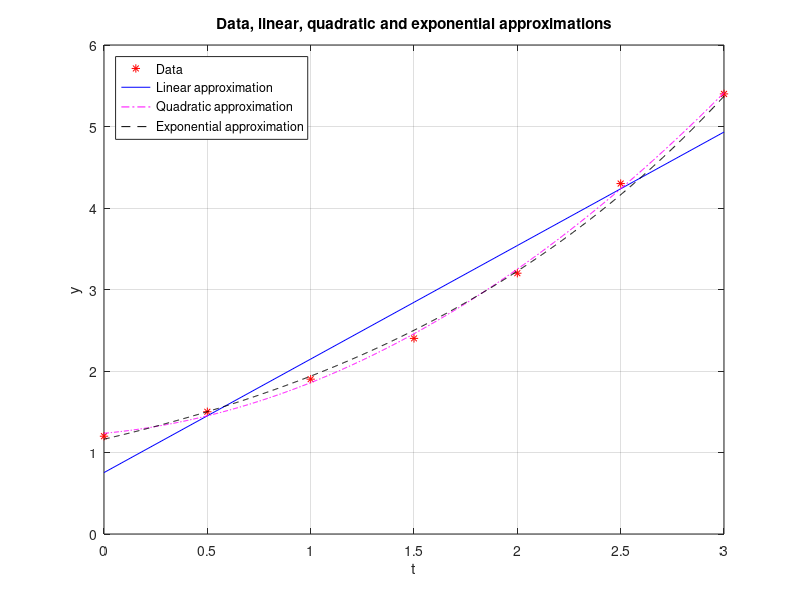

This chart was generated by the following MATLAB code:
% MATH2089: File = tut07q1sol.m
% Solutions to Numerical Methods laboratory Week 7, Question 1
% Least squares fit by linear, quadratic and exponential

close all
clear
format compact
format long

% Define data
tdat = [0:0.5:3];
ydat = [1.2 1.5 1.9 2.4 3.2 4.3 5.4];

% Force data to be column vectors (could also use transpose)
tdat = tdat(:);
ydat = ydat(:);

% Plot data
figure(1)
plot(tdat, ydat, 'r*');
grid on
xlabel('t')
ylabel('y')

% Define the coefficient matrix A
A = [ones(size(tdat)) tdat];
% Number of data points and number of variables
[m, n] = size(A)

% Solve least squares problem using \ operator
fprintf('Solution using backslash\n');
x1 = A \ ydat
Acnd = cond(A)
r1 = A*x1 - ydat;
% By default norm calculates 2-norm
r1norm = norm(r1)

% Solve least square problem using normal equations
fprintf('Solution using normal equations\n');
B = A'*A;
x2 = B \ (A'*ydat)
ATAcnd = cond(B)
r2 = A*x2 - ydat;
r2norm = norm(r2)

% Solve least squares problem using QR factorization
fprintf('Solution using QR factorization\n');
[Q, R] = qr(A);
Y = Q(:,1:n);
R = R(1:n,1:n);
x3 = R \ (Y'*ydat)
% Condition number of orthogonal matrix is 1
Qcnd = cond(Q)
Rcnd = cond(R)
r3 = A*x3 - ydat;
r3norm = norm(r3)

% All three methods are essentially equivalent here as cond(A) is small
% Note that cond(R) = cond(A) and cond(ATA) = cond(A)^2
alpha = x1(1)
beta = x1(2)

% Add linear approximation to plot
hold on
plot(tdat, alpha + beta*tdat, 'b-');
hold off

% Fit a quadratic function y = a0 + a1*t + a2*t^2 to data
fprintf('Approximating data by quadratic\n')
AQ = [ones(m,1) tdat tdat.^2];
xq = AQ \ ydat
rq = AQ*xq - ydat;
rqnorm = norm(rq)

% Add quadratic approximation to plot using find grid of points
tp = linspace(min(tdat), max(tdat), 1001);
yq = xq(1) + xq(2)*tp + xq(3)*tp.^2;
hold on
plot(tp, yq, 'm-.');
hold off

% Fit exponential function z = lambda*exp(mu*t)
% Taking log (base e) of both sides gives
% log(z) = log(lambda) + mu*t = log(y)
% Thus parameters are  x = [log(lambda) mu]
% Coefficient matrix is the same, but lambda = exp(x(1)), mu = x(2)
fprintf('Approximating data by exponential\n')
x = A \ log(ydat)
lambda = exp(x(1))
mu = x(2)

% Residuals and their 2-norm
rlog = lambda*exp(mu*tdat) - ydat;
rlognorm = norm(rlog)

% Add to plot
hold on
plot(tp, lambda*exp(mu*tp), 'k--');
hold off
title('Data, linear, quadratic and exponential approximations')
legend('Data', 'Linear approximation', 'Quadratic approximation', ...
       'Exponential approximation', 'Location', 'NorthWest')
